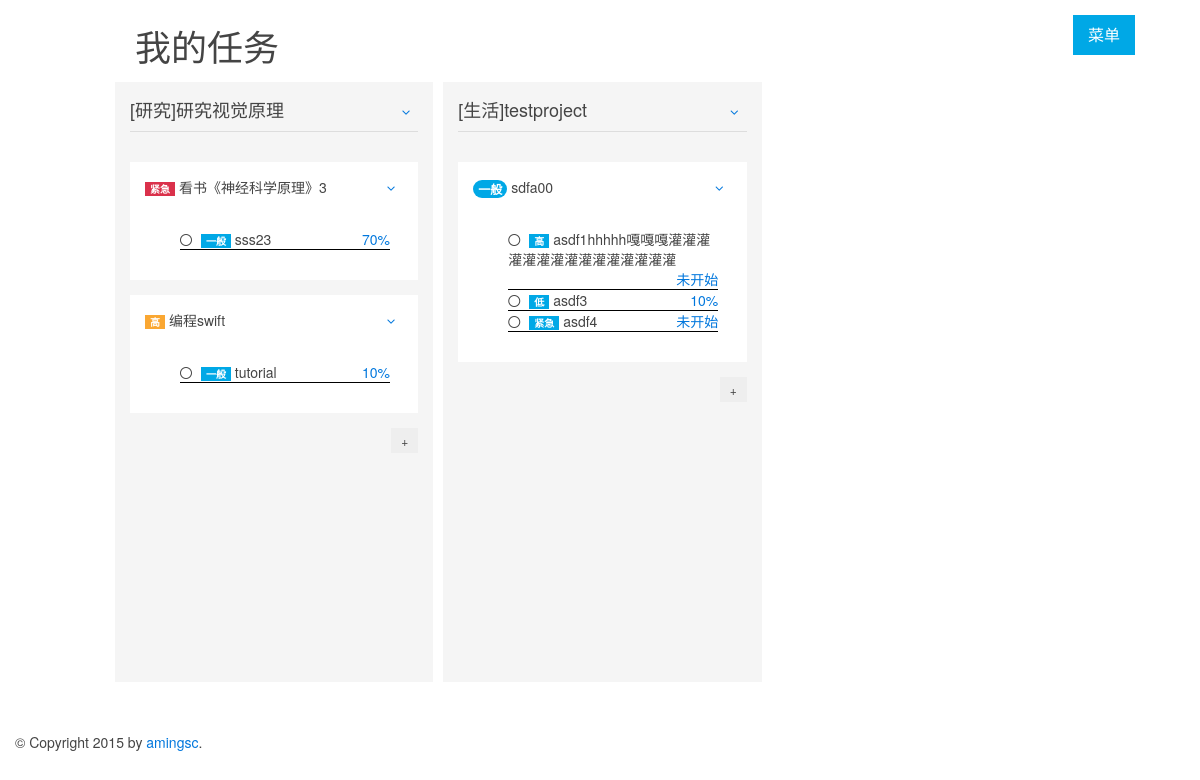
Page /taskboard/ on the committed database.
### tables this page shows
CREATE TABLE "project" ("id" INTEGER PRIMARY KEY  AUTOINCREMENT  NOT NULL , "name" VARCHAR(100) NOT NULL , "status" CHAR(2) NOT NULL  DEFAULT 正常, "category" CHAR(2) NOT NULL );

CREATE TABLE "userstory" ("id" INTEGER PRIMARY KEY  AUTOINCREMENT  NOT NULL , "name" VARCHAR(100) NOT NULL , "status" char(2) NOT NULL  DEFAULT 正常, "project_id" INTEGER NOT NULL , "priority" char(2) NOT NULL );

CREATE TABLE "backlog" ("id" INTEGER PRIMARY KEY  NOT NULL ,"name" VARCHAR(100) NOT NULL ,"priority" char(1) NOT NULL ,"progress" CHAR(3) NOT NULL  DEFAULT (0) ,"userstory_id" INTEGER);

### main.py (the view)
@app.route('/taskboard/')
def my_taskboard():
    data = {'project': model.get_project(),
            'userstory': model.get_userstory(with_frame=True),
            'backlog': model.get_backlog(with_frame=True)}
    return render_template('taskboard.html', data=data)

### model.py (called while the page is built)
def _dict_factory(cursor, row):
    d = {}
    for idx, col in enumerate(cursor.description):
        d[col[0]] = row[idx]
    return d

def get_project():
    conn = sqlite3.connect(DBFILE)
    conn.row_factory = _dict_factory
    cursor = conn.cursor()
    sql = """SELECT id, name, status, category FROM project"""
    cursor.execute(sql)
    result = cursor.fetchall()
    return result

def get_userstory(with_frame=False):
    conn = sqlite3.connect(DBFILE)
    conn.row_factory = _dict_factory
    cursor = conn.cursor()
    sql = """SELECT u.id, u.name, u.status, u.priority,
            u.project_id, p.name AS project_name,
            p.category AS project_category
            FROM userstory u
            LEFT JOIN project p ON p.id=u.project_id"""
    cursor.execute(sql)
    result = cursor.fetchall()
    if with_frame:
        result.append({'id': -1, 'name': '', 'project_id': -1,
                'status': u'正常', 'priority': u'低'})
    return result

def get_backlog(with_frame=False):
    conn = sqlite3.connect(DBFILE)
    conn.row_factory = _dict_factory
    cursor = conn.cursor()
    sql = """SELECT b.id, b.name, b.progress, b.priority, b.userstory_id
            FROM backlog b"""
    cursor.execute(sql)
    result = cursor.fetchall()
    if with_frame:
        result.append({'id': -1, 'name': '', 'userstory_id': -1,
                'progress': u'未开始', 'priority': u'低'})
    return result

### templates/taskboard.html (shortened to what this page needs)
{% extends "layout.html" %}
{% block content %}
  <h1>我的任务</h1>
  <div class="uk-grid uk-flex">
    {% for p in data.project %}
    <div class="uk-width-1-3 uk-panel uk-panel-box uk-margin-small-left uk-margin-small-right" style="height:600px;">
      <div class="uk-panel uk-panel-header">
        <h3 class="uk-panel-title">[{{p.category}}]{{p.name}}
          <div class="uk-button-dropdown uk-align-right" data-uk-dropdown="">
            <button class="uk-button-link"><i class="uk-icon-angle-down"></i></button>
          </div>
        </h3>
      </div>
      <ul class="project-bulk uk-list uk-sortable" project_id="{{p.id}}" data-uk-sortable="{animation:0}">
        {% for u in data.userstory if u.project_id==p.id %}
        <li>
          <div class="panel-task uk-panel-box uk-margin-bottom">
            <div class="uk-grid">
              <div class="uk-width-1-1">
                <div class="uk-button-dropdown uk-align-right" data-uk-dropdown="">
                  <button class="uk-button-link"><i class="uk-icon-angle-down"></i></button>
                </div>
                <div>
                  {% if u.priority=='紧急' %}
                    <div name="task-priority" class="uk-badge uk-badge-danger">{{u.priority}}</div>
                  {% elif u.priority=='高' %}
                    <div name="task-priority" class="uk-badge uk-badge-warning">{{u.priority}}</div>
                  {% elif u.priority=='一般' %}
                    <div name="task-priority" class="uk-badge uk-badge-notification">{{u.priority}}</div>
                  {% else %}
                    <div name="task-priority" class="uk-badge">{{u.priority}}</div>
                  {% endif %}
                  <span name="task-name">{{u.name}}</span>
                </div>
              </div>
            </div>
            <div class="uk-grid uk-margin-top">
              <div class="uk-width-9-10 uk-align-right">
                <ul class="subtask-list uk-list" style="font-size:14px;">
                  {% for b in data.backlog if b.userstory_id==u.id %}
                  <li class="my-underline">
                    <i class="uk-icon-genderless uk-margin-small-right"></i>
                    <span name="subtask-priority" class="uk-badge">{{b.priority}}</span>
                    <span name="subtask-name">{{b.name}}</span>
                    <div class="uk-form-select uk-align-right" data-uk-form-select="{target:'a'}"><a></a>
                    </div>
                  </li>
                  {% endfor %}
                </ul>
              </div>
            </div>
          </div>
        </li>
        {% endfor %}
        <button class="uk-button uk-button-small uk-align-right" onclick="OnAddNewTask(this);">+</button>
      </ul>
    </div>
    {% endfor %}
  </div>
{% endblock %}

### templates/layout.html (shortened to what this page needs)
<!doctype html>
<html>
  <head>
    <link rel="stylesheet" href="/static/uikit-2/css/uikit.min.css" />
    <link rel="stylesheet" href="/static/uikit-2/css/components/form-select.min.css" />
    <link rel="stylesheet" href="/static/uikit-2/css/components/notify.min.css" />
    <link rel="stylesheet" href="/static/uikit-2/css/components/sortable.min.css" />
  </head>
  <body>
    <div data-uk-dropdown="" class="uk-button-dropdown uk-align-right uk-margin-right" aria-haspopup="true" aria-expanded="false">
        <button class="uk-button uk-button-primary uk-button-large uk-margin-large-right uk-margin-top">菜单</button>
    </div>
    <div id="content" class="uk-container uk-container-center">
      {% block content %}{% endblock %}
    </div>
    <div id="footer" class="2uk-position-bottom-right uk-margin-large-top uk-margin-left">
      &copy; Copyright 2015 by <a href="mailto: amingsc@qq.com">amingsc</a>.
    </div>
  </body>
</html>

### templates/taskboard.html (style rules this page uses)
div.panel-task { background-color: white; }
li.my-underline { border-bottom: black 1px solid; }

### rows in the picture
project: category "研究", name "研究视觉原理"
userstory: priority "紧急", name "看书《神经科学原理》3"
backlog: priority "一般", name "sss23"
userstory: priority "高", name "编程swift"
backlog: priority "一般", name "tutorial"
project: category "生活", name "testproject"
userstory: priority "一般", name "sdfa00"
backlog: priority "高", name "asdf1hhhhh嘎嘎嘎灌灌灌灌灌灌灌灌灌灌灌灌灌灌灌"
backlog: priority "低", name "asdf3"
backlog: priority "紧急", name "asdf4"
